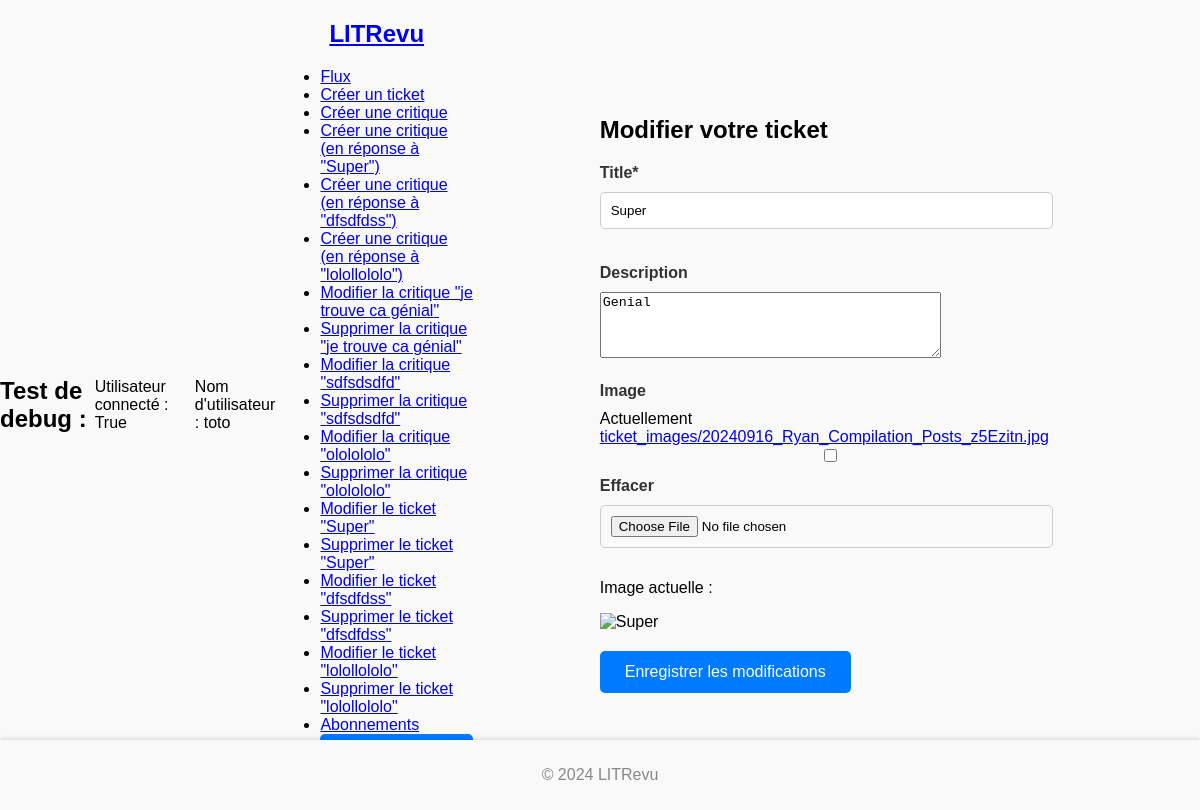
/ticket/4/edit/ (signed in), run on the app's committed database.
### authentication/models.py (models this page shows, shortened)
class CustomUser(AbstractUser):
    ROLE_CHOICES = [
        ('USER', 'Utilisateur'),
        ('DEVELOPER', 'Développeur'),
    ]
    role = models.CharField(max_length=10, choices=ROLE_CHOICES, default='USER')
    is_developer = models.BooleanField(default=False)
    follows = models.ManyToManyField(
        'self', through='UserFollows', related_name='is_followed_by', symmetrical=False
    )

### reviews/models.py (models this page shows, shortened)
class Ticket(models.Model):
    title = models.CharField(max_length=128)
    description = models.TextField(max_length=2048, blank=True)
    user = models.ForeignKey(
        to=settings.AUTH_USER_MODEL, on_delete=models.CASCADE, related_name='tickets'
    )
    image = models.ImageField(null=True, blank=True, upload_to='ticket_images/')
    time_created = models.DateTimeField(auto_now_add=True)

class Review(models.Model):
    ticket = models.ForeignKey(
        to=Ticket,
        on_delete=models.CASCADE,
        related_name='reviews',
        null=True,  # Permettre les valeurs nulles
        blank=True  # Permettre le champ vide dans les formulaires
    )
    rating = models.PositiveSmallIntegerField(
        validators=[MinValueValidator(0), MaxValueValidator(5)]
    )
    headline = models.CharField(max_length=128)
    body = models.TextField(max_length=8192, blank=True)
    user = models.ForeignKey(
        to=settings.AUTH_USER_MODEL, on_delete=models.CASCADE, related_name='reviews'
    )
    time_created = models.DateTimeField(auto_now_add=True)

### reviews/views.py (the view)
# urls.py: path('ticket/<int:pk>/edit/', TicketUpdateView.as_view(), name='ticket-edit'),
class TicketUpdateView(LoginRequiredMixin, UpdateView):
    model = Ticket
    form_class = TicketForm
    template_name = 'reviews/ticket_edit.html'
    success_url = reverse_lazy('homepage')
    login_url = reverse_lazy('login')
    def get_queryset(self):
        return Ticket.objects.filter(user=self.request.user)

### reviews/forms.py
class TicketForm(forms.ModelForm):
    class Meta:
        model = Ticket
        fields = ['title', 'description', 'image']  # Les champs que tu veux exposer dans le formulaire
        widgets = {
            'title': forms.TextInput(attrs={'class': 'form-control', 'placeholder': 'Titre'}),
            'description': forms.Textarea(attrs={'class': 'form-control', 'rows': 4, 'placeholder': 'Description'}),
            'image': forms.ClearableFileInput(attrs={'class': 'form-control-file'}),
        }

### reviews/templates/reviews/ticket_edit.html (shortened to what this page needs)
{% extends "base.html" %}
{% block content %}
<div class="container mt-5">
    <h2 class="text-center">Modifier votre ticket</h2>
    {% include 'reviews/partials/_ticket_form.html' %}
</div>
{% endblock %}

### templates/base.html (shortened to what this page needs)
{% load static %}
<!DOCTYPE html>
<html lang="fr">
<head>
    <link rel="stylesheet" href="{% static 'css/styles.css' %}">
</head>
<body>
    <h2>Test de debug :</h2>
    <p>Utilisateur connecté : {{ user.is_authenticated }}</p>
    <p>Nom d'utilisateur : {{ user.username }}</p>
    {% if user.is_authenticated %}
    <header>
        <nav class="navbar">
            <div class="container">
                <h1><a href="{% url 'homepage' %}">LITRevu</a></h1>
                <ul class="nav-links">
                    <li><a href="{% url 'homepage' %}">Flux</a></li>
                    <li><a href="{% url 'ticket-add' %}">Créer un ticket</a></li>
                    <li><a href="{% url 'review-create' %}">Créer une critique</a></li>
                    {% for ticket in user.tickets.all %}
                        <li><a href="{% url 'review-add' ticket_id=ticket.pk %}">Créer une critique (en réponse à "{{ ticket.title }}")</a></li>
                    {% endfor %}
                    {% for review in user.reviews.all %}
                        <li><a href="{% url 'review-edit' pk=review.pk %}">Modifier la critique "{{ review.headline }}"</a></li>
                        <li><a href="{% url 'review-delete' pk=review.pk %}" class="text-danger">Supprimer la critique "{{ review.headline }}"</a></li>
                    {% endfor %}
                    {% for ticket in user.tickets.all %}
                        <li><a href="{% url 'ticket-edit' pk=ticket.pk %}">Modifier le ticket "{{ ticket.title }}"</a></li>
                        <li><a href="{% url 'ticket-delete' pk=ticket.pk %}" class="text-danger">Supprimer le ticket "{{ ticket.title }}"</a></li>
                    {% endfor %}
                    <li><a href="#">Abonnements</a></li>
                    <li>
                        <form method="post" action="{% url 'logout' %}">
                            <button type="submit" class="btn btn-link">Se déconnecter</button>
                        </form>
                    </li>
                </ul>
            </div>
        </nav>
    </header>
    {% else %}
        <p>Vous n'êtes pas connecté.</p>
    {% endif %}
    <main class="main-container">
        {% block content %}{% endblock %}
    </main>
    <footer>
        <p>&copy; 2024 LITRevu</p>
    </footer>
</body>
</html>

### reviews/templates/reviews/partials/_ticket_form.html (shortened to what this page needs)
{% load crispy_forms_tags %}
<form method="post" enctype="multipart/form-data">
    <div class="form-group">
        {{ form.title|as_crispy_field }}
    </div>
    <div class="form-group mt-4">
        {{ form.description|as_crispy_field }}
    </div>
    <div class="form-group mt-4">
        {{ form.image|as_crispy_field }}
        {% if form.image.value %}
            <p class="mt-2">Image actuelle :</p>
            <img src="{{ form.image.value.url }}" alt="{{ form.title.value }}" width="150">
        {% endif %}
    </div>
    <div class="form-group mt-4">
        <button type="submit" class="btn btn-primary">Enregistrer les modifications</button>
    </div>
</form>

### static/css/styles.css (style rules this page uses)
body { font-family: Arial, sans-serif; background-color: #f9f9f9; margin: 0; padding: 0; display: flex; justify-content: center; align-items: center; min-height: 100vh; }
.main-container { width: 100%; max-width: 1200px; padding: 40px; display: flex; flex-direction: column; align-items: center; justify-content: center; }
h1 { color: #333; text-align: center; margin-bottom: 20px; }
label { display: block; margin-bottom: 10px; font-weight: bold; color: #333; }
input { width: calc(100% - 20px); padding: 10px; margin-bottom: 15px; border: 1px solid #ccc; border-radius: 5px; box-sizing: border-box; }
button { padding: 12px 25px; background-color: #007bff; color: white; border: none; border-radius: 5px; cursor: pointer; font-size: 16px; }
.form-group { margin-bottom: 20px; }
footer { text-align: center; position: fixed; bottom: 0; width: 100%; background-color: #f9f9f9; padding: 10px 0; color: #888; box-shadow: 0 -2px 4px rgba(0, 0, 0, 0.1); }

### data on the page
CustomUser: is_authenticated "True", username "toto"
Ticket: title "Super", description "Genial"
Ticket: title "dfsdfdss"
Ticket: title "lolollololo"
Review: headline "je trouve ca génial"
Review: headline "sdfsdsdfd"
Review: headline "ololololo"
